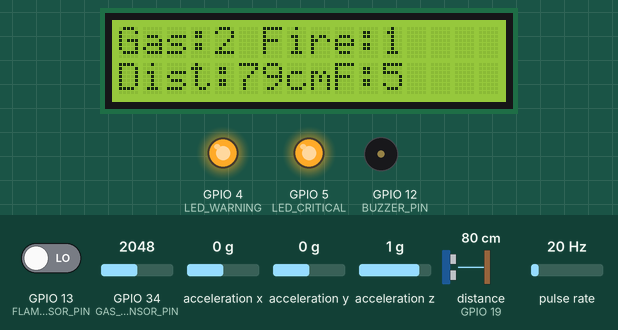
Bench run of a sketch on a simulated ESP32. Parts: 16×2 character LCD, output pins drawn as LEDs (lit = HIGH), buzzer (waves = sounding, pin HIGH). Wiring (inferred from the names in the program): ultrasonic range finder: trigger GPIO 18; echo GPIO 19; pulse sensor: data GPIO 23. The inputs (shaded band) are chosen by the test bench; at power-on: distance to the obstacle (sensor on GPIO 19) 80 cm, pulse rate 20 Hz, GPIO 34 (GAS_SENSOR_PIN) = 2048, GPIO 13 (FLAME_SENSOR_PIN) LOW, acceleration x 0 g, acceleration y 0 g, acceleration z 1 g. The echo pulse lasts 58.3 µs per cm; pins used as bus, display or sensor lines are not drawn; what the sketch prints to the serial monitor is not drawn.

Above: at 5.6 s.
5.7 s: distance to the obstacle (sensor on GPIO 19) set to 4 cm
At 9.6 s:
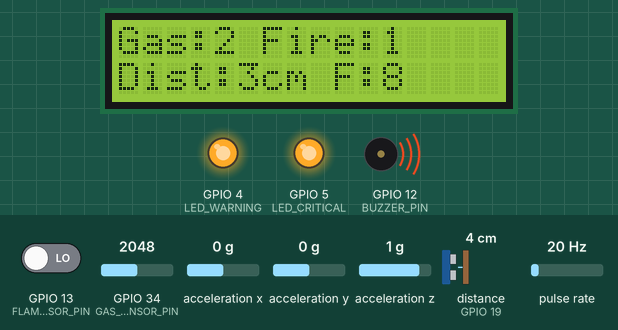
13.3 s: distance to the obstacle (sensor on GPIO 19) set to 2 cm
At 19.4 s:
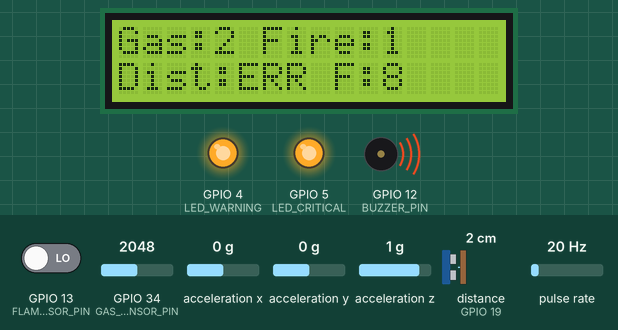
20.9 s: pulse rate (sensor on GPIO 23) set to 14 Hz
At 26.9 s:
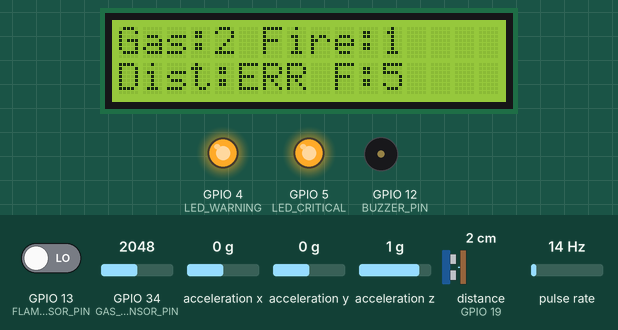
28.5 s: pulse rate (sensor on GPIO 23) set to 11 Hz
At 30.9 s:
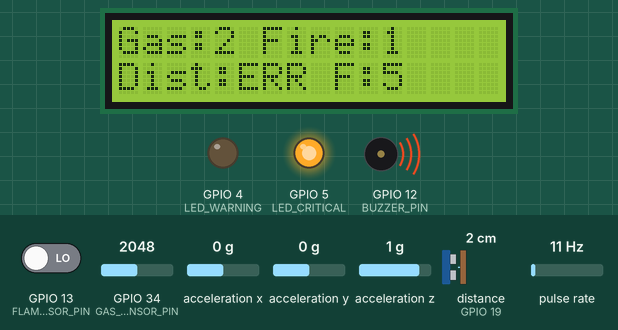
36.1 s: distance to the obstacle (sensor on GPIO 19) set to 120 cm
At 40.1 s:
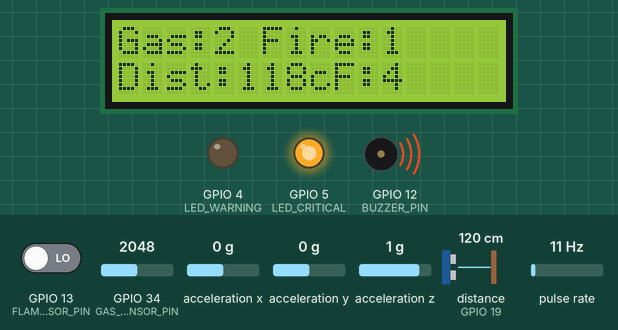
43.7 s: GPIO 34 (GAS_SENSOR_PIN) set to 1955
At 46.4 s:
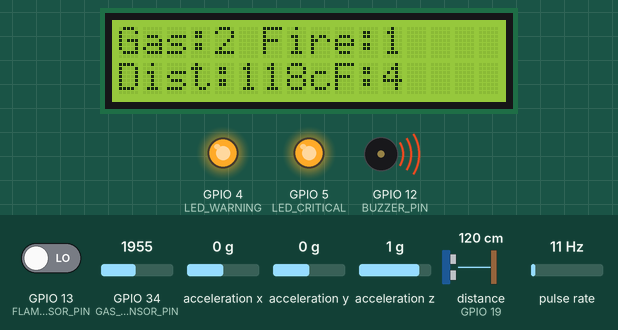
Timing chart, 0 to 52.3 s (numbered marks = the images above; inputs shaded):
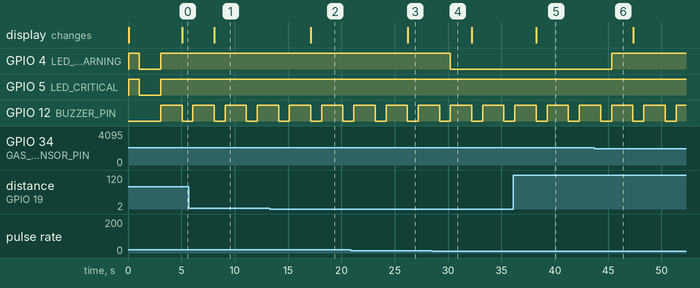

Measured:
- the behaviour switches between 3 and 2 cm on distance to the obstacle (sensor on GPIO 19) (found by bisection; images 1 and 2)
- the behaviour switches between 13 and 12 Hz on pulse rate (sensor on GPIO 23) (found by bisection; images 3 and 4)
- the behaviour switches between 2001 and 2000 on GPIO 34 (GAS_SENSOR_PIN) (found by bisection; images 5 and 6)
- after the input at 5.7 s, the display: changes after 2.4 s (image 1)
- after the input at 13.3 s, the display: changes after 3.8 s (image 2)
- after the input at 20.9 s, the display: changes after 5.3 s (image 3)
- after the input at 28.5 s, GPIO 4 (LED_WARNING): HIGH → LOW after 1.7 s
- after the input at 36.1 s, the display: changes after 2.2 s (image 5)
- after the input at 43.7 s, GPIO 4 (LED_WARNING): LOW → HIGH after 1.6 s

The sketch:

ESP32-sensors.ino
```cpp
#include <Wire.h>
#include <LiquidCrystal.h>
#include <Adafruit_ADXL345_U.h>

// LCD (RS, E, D4, D5, D6, D7)
LiquidCrystal lcd(33, 32, 14, 27, 26, 25);

// ADXL345
Adafruit_ADXL345_Unified accel = Adafruit_ADXL345_Unified(123);

// Pins
#define FLAME_SENSOR_PIN 13
#define GAS_SENSOR_PIN 34
#define TRIG_PIN 18
#define ECHO_PIN 19
#define FLOW_SENSOR_PIN 23
#define BUZZER_PIN 12
#define LED_WARNING 4
#define LED_CRITICAL 5

// Flow
volatile int flowPulseCount = 0;
unsigned long lastFlowMillis = 0;
float flowRate = 0.0;

void IRAM_ATTR countFlowPulse() {
  flowPulseCount++;
}

void setup() {
  Serial.begin(115200);
  lcd.begin(16, 2);
  lcd.print("Disaster Monitor");

  pinMode(FLAME_SENSOR_PIN, INPUT);
  pinMode(GAS_SENSOR_PIN, INPUT);
  pinMode(TRIG_PIN, OUTPUT);
  pinMode(ECHO_PIN, INPUT);
  pinMode(FLOW_SENSOR_PIN, INPUT_PULLUP);
  pinMode(BUZZER_PIN, OUTPUT);
  pinMode(LED_WARNING, OUTPUT);
  pinMode(LED_CRITICAL, OUTPUT);

  // Blink test for LEDs
  digitalWrite(LED_WARNING, HIGH);
  digitalWrite(LED_CRITICAL, HIGH);
  delay(1000);
  digitalWrite(LED_WARNING, LOW);
  digitalWrite(LED_CRITICAL, LOW);

  attachInterrupt(digitalPinToInterrupt(FLOW_SENSOR_PIN), countFlowPulse, RISING);

  if (!accel.begin()) {
    Serial.println("No ADXL345 found");
    while (1);
  }

  accel.setRange(ADXL345_RANGE_2_G);
  delay(2000); // MQ2 warm-up time
}

void loop() {
  bool warning = false;
  bool critical = false;

  // 1. Flame
  bool flameDetected = digitalRead(FLAME_SENSOR_PIN) == LOW;

  // 2. Gas
  int gasLevel = analogRead(GAS_SENSOR_PIN);
  int gasStatus = (gasLevel > 2000) ? 2 : (gasLevel > 1500) ? 1 : 0;

  // 3. Ultrasonic
  digitalWrite(TRIG_PIN, LOW); delayMicroseconds(2);
  digitalWrite(TRIG_PIN, HIGH); delayMicroseconds(10);
  digitalWrite(TRIG_PIN, LOW);

  long duration = pulseIn(ECHO_PIN, HIGH, 30000);
  float distance = duration * 0.034 / 2.0;
  float distanceToWater = (distance < 2 || distance > 400) ? -1 : distance;
  bool floodingDetected = (distanceToWater < 90 && distanceToWater > 0);

  // 4. Flow Rate
  unsigned long currentMillis = millis();
  if (currentMillis - lastFlowMillis >= 1000) {
    flowRate = (flowPulseCount / 7.5); // L/min approx
    flowPulseCount = 0;
    lastFlowMillis = currentMillis;
  }

  if (flowRate > 10.0) {
    critical = true;
  } else if (flowRate > 5.0) {
    warning = true;
  }

  // 5. Earthquake
  sensors_event_t event;
  accel.getEvent(&event);
  float accel_x = event.acceleration.x;
  float accel_y = event.acceleration.y;
  float accel_z = event.acceleration.z;
  float accMag = sqrt(accel_x * accel_x + accel_y * accel_y + accel_z * accel_z);
  float quakeMagnitude = abs(accMag - 9.8);
  quakeMagnitude = constrain(quakeMagnitude, 0, 5);
  bool earthquakeDetected = quakeMagnitude > 1.5;

  // Set warning and critical flags
  if (flameDetected) critical = true;
  if (gasStatus == 2) critical = true;
  else if (gasStatus == 1) warning = true;

  if (distanceToWater > 0) {
    if (distanceToWater < 30) critical = true;
    else if (distanceToWater < 60) warning = true;
  }

  if (earthquakeDetected) critical = true;

  // Outputs
  digitalWrite(LED_WARNING, warning ? HIGH : LOW);
  digitalWrite(LED_CRITICAL, critical ? HIGH : LOW);

  if (critical) {
    digitalWrite(BUZZER_PIN, HIGH);
    delay(2000);
    digitalWrite(BUZZER_PIN, LOW);
  } else if (warning) {
    digitalWrite(BUZZER_PIN, HIGH);
    delay(1000);
    digitalWrite(BUZZER_PIN, LOW);
  } else {
    digitalWrite(BUZZER_PIN, LOW);
  }

  // LCD Display
  lcd.clear();
  lcd.setCursor(0, 0);
  lcd.print("Gas:"); lcd.print(gasStatus);
  lcd.print(" Fire:"); lcd.print(flameDetected);

  lcd.setCursor(0, 1);
  if (distanceToWater > 0) {
    lcd.print("Dist:"); lcd.print((int)distanceToWater); lcd.print("cm");
  } else {
    lcd.print("Dist:ERR ");
  }
  lcd.setCursor(9, 1);
  lcd.print("F:"); lcd.print((int)flowRate);

  // Serial Monitor Output (human-readable logs)
  Serial.print("Raw Gas Level: "); Serial.println(gasLevel);
  Serial.println(flowRate > 10 ? "Flow Critical." : flowRate > 5 ? "Flow Warning." : "Flow Normal.");

  Serial.print("Flame: "); Serial.print(flameDetected);
  Serial.print(", Gas: "); Serial.print(gasLevel);
  Serial.print(", Dist: "); Serial.print(distanceToWater, 2); Serial.print(" cm");
  Serial.print(", Flow: "); Serial.print(flowRate, 2);
  Serial.print(", Quake: "); Serial.println(quakeMagnitude, 2);

  Serial.print("Warning: "); Serial.print(warning);
  Serial.print(", Critical: "); Serial.println(critical);

  // CSV Serial Output (for logging)

  Serial.print(accel_x); Serial.print(",");
  Serial.print(accel_y); Serial.print(",");
  Serial.print(accel_z); Serial.print(",");
  Serial.print(gasLevel); Serial.print(",");
  Serial.print(gasStatus); Serial.print(",");
  Serial.print(flameDetected); Serial.print(",");
  Serial.print(floodingDetected); Serial.print(",");
  Serial.print(distanceToWater); Serial.print(",");
  Serial.print(earthquakeDetected); Serial.print(",");
  Serial.print(quakeMagnitude); Serial.print(",");
  Serial.println(flowRate);

  delay(1000);
}
```
